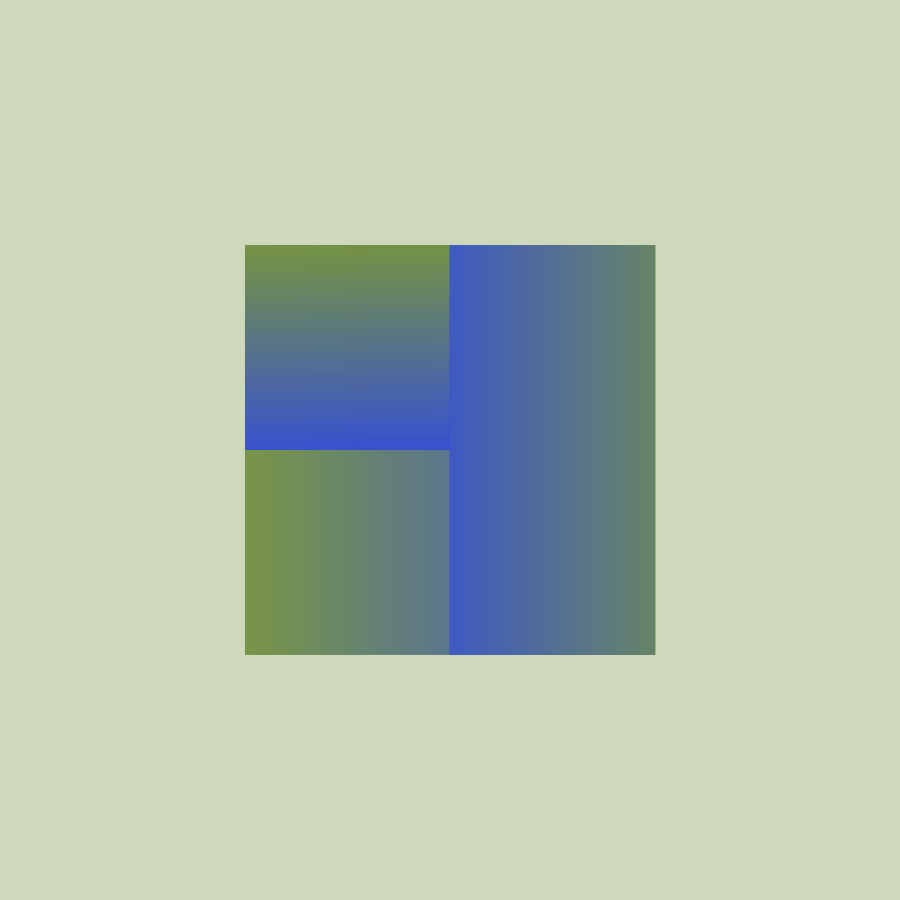
Frame 1 (no input)
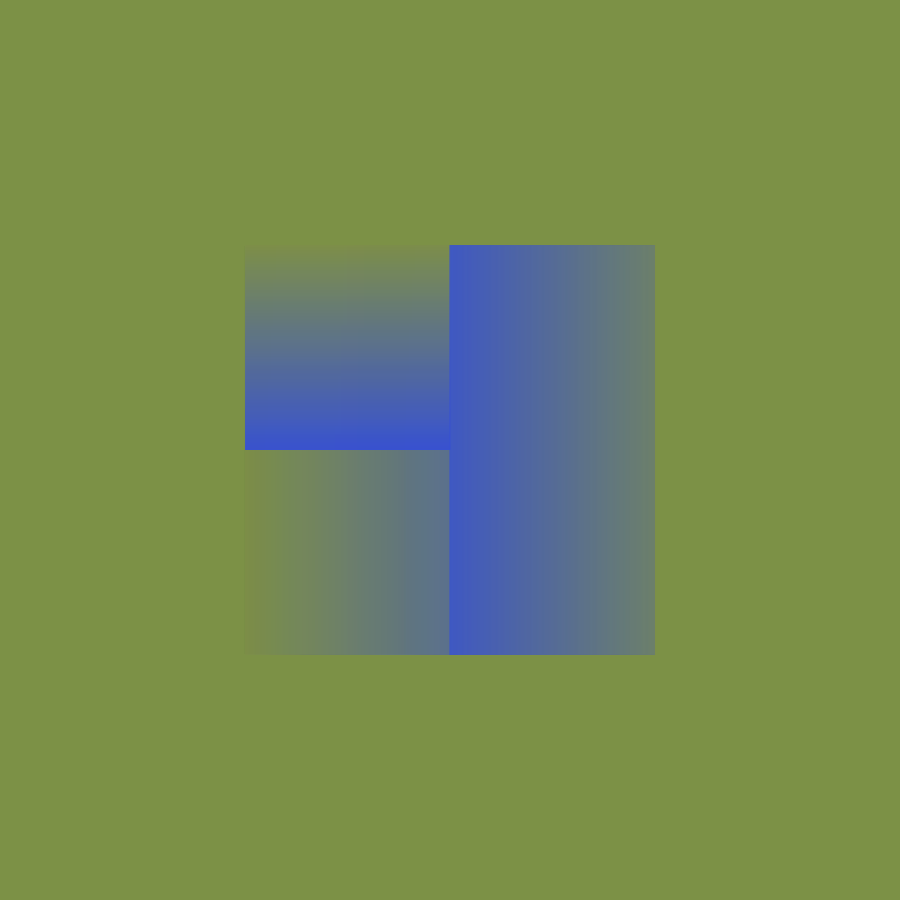
Frame 60 (no input)
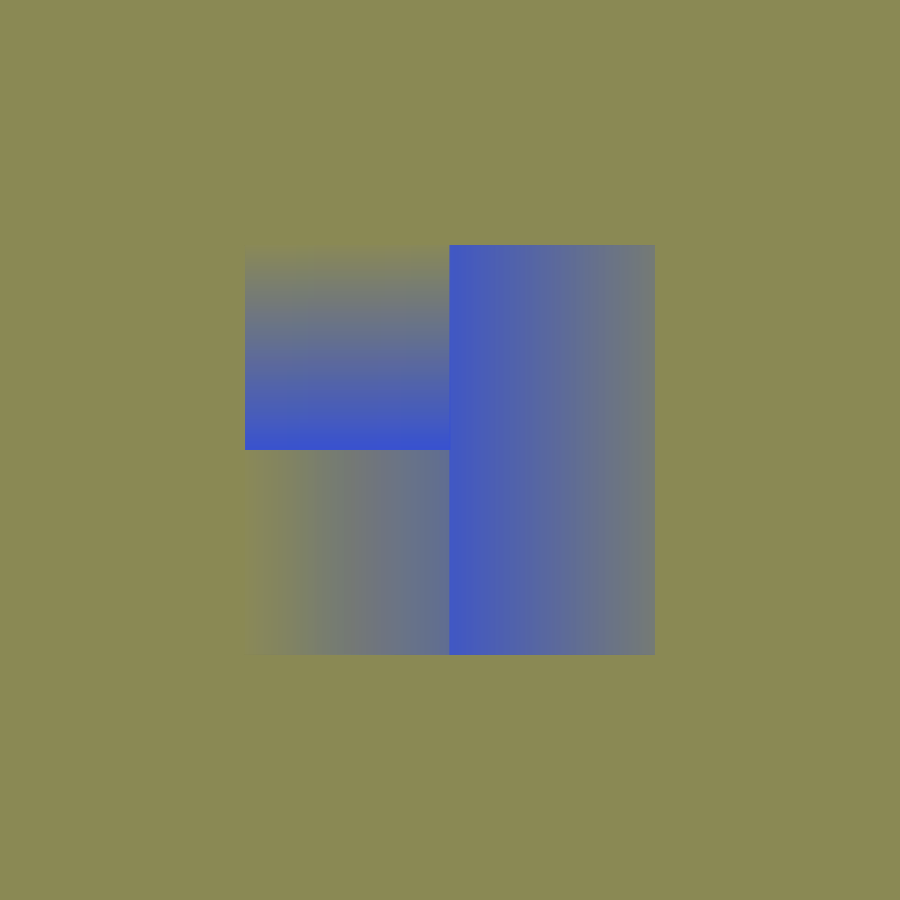
Frame 120 (the mouse pressed at the canvas centre since frame 60)

The p5.js sketch that drew these frames (run headless with seeded random() and noise() and a simulated clock; from frame 60 on, the mouse is pressed at the canvas centre):

// p5.js sketch
// ── sketch.js
//
//let yellow = color();
//
let t, dim;
const Y_AXIS = 1;
const X_AXIS = 2;
let b1, b2, c1, c2;

function setup() {
  
  
  t = 0;
  createCanvas(900, 900);
  
  b1 = color(255);
  b2 = color(0);
  c1 = color(204, 102, 0);
  c2 = color(0, 102, 153);
  
  

  

}

function draw() {
  
  let purple = color(199, 98, 227);
  let pink = color(235, 89, 147);
  let blue = color(55, 81, 212);
  let black = color(0, 0, 0);
  let r=width/2.2;
  var red = 255 * noise(t+10);
  var g = 255 * noise(t+15);
  var b = 255 * noise(t+20);
  var gra = color(red, g, b);
  var gra1 = color(g, b, red);
  c1 = gra;
  
  // stroke(235, 89, 147, 90);
  // strokeWeight(4);
  // //noStroke();
  // fill(blue);
  // rect(width/2-r/2, height/2-r/2, r, r);
  
  stroke(235, 89, 147, 50);
  //strokeWeight(4);
  noFill();
  //rect(width/2-r/2, height/2-r/2, r, r);
  background(red, g, b, 90);

  //setGradient(width/2-r/2, height/2-r/2, r, r, c1, blue, X_AXIS);
  
  t+= 0.001;
  setGradient(width/2-r/2, height/2-r/2, r, r, c1, blue, X_AXIS);
  setGradient(width/2-r/2, height/2-r/2, r/2, r/2, c1, blue, Y_AXIS);
  setGradient(width/2, height/2-r/2, r/2+1, r, blue, c1, X_AXIS);
 // setGradient(50, 190, 540, 80, c2, c1, X_AXIS);
  
  //-------------------------------------------
  noStroke();
  //var c = lerpColor(gra, blue, inter);
  rect(width/2-r/2, height/2-r/2, r/2, r/2);
  
}



function setGradient(x, y, w, h, c1, c2, axis) {
  noFill();

  if (axis === Y_AXIS) {
    // Top to bottom gradient
    for (let i = y; i <= y + h; i++) {
      let inter = map(i, y, y + h, 0, 1);
      let c = lerpColor(c1, c2, inter);
      stroke(c);
      line(x, i, x + w, i);
    }
  } else if (axis === X_AXIS) {
    // Left to right gradient
    for (let i = x; i <= x + w; i++) {
      let inter = map(i, x, x + w, 0, 1);
      let c = lerpColor(c1, c2, inter);
      stroke(c);
      line(i, y, i, y + h);
    }
  }
}
